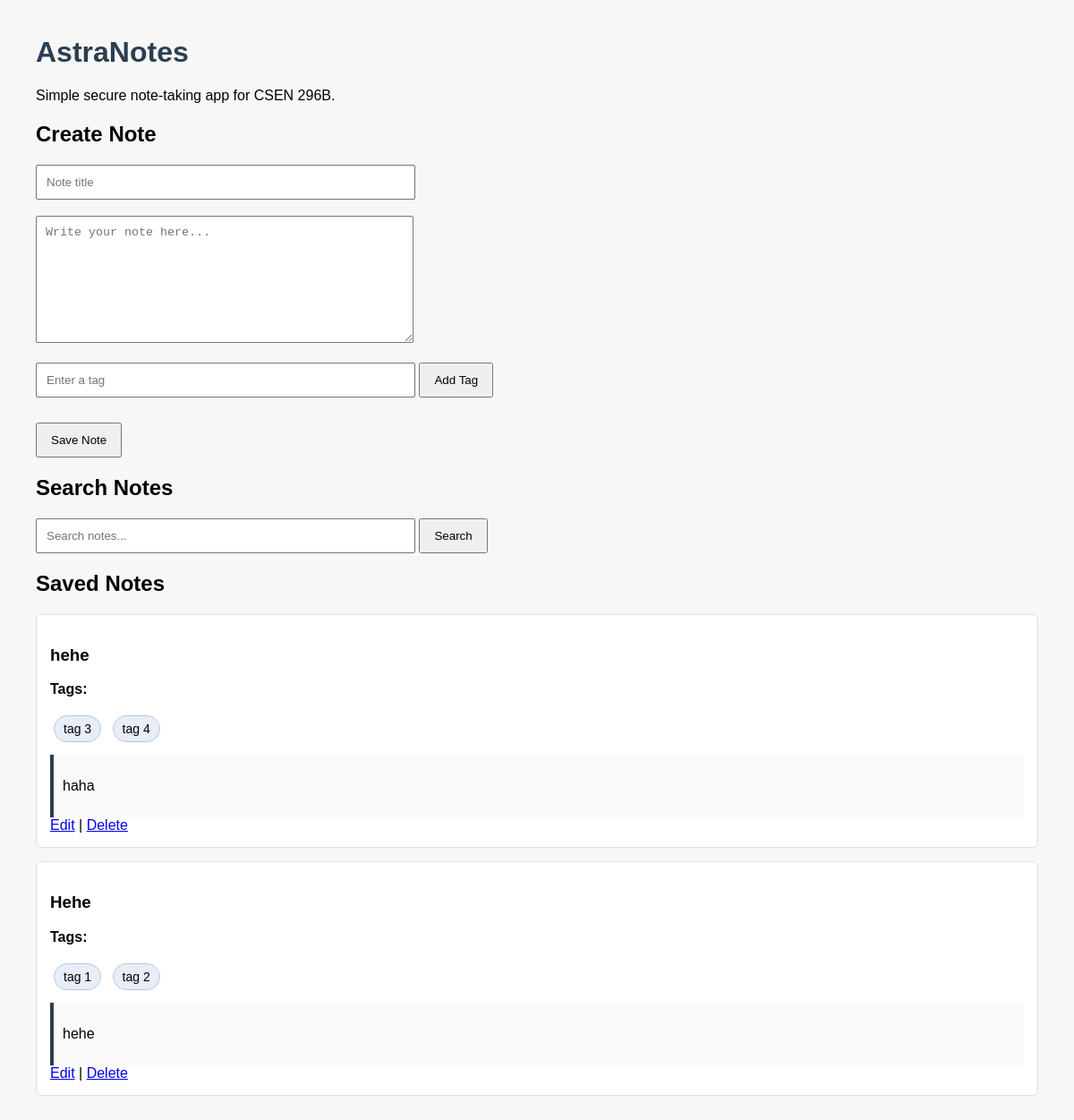
Before: / with the older database file.
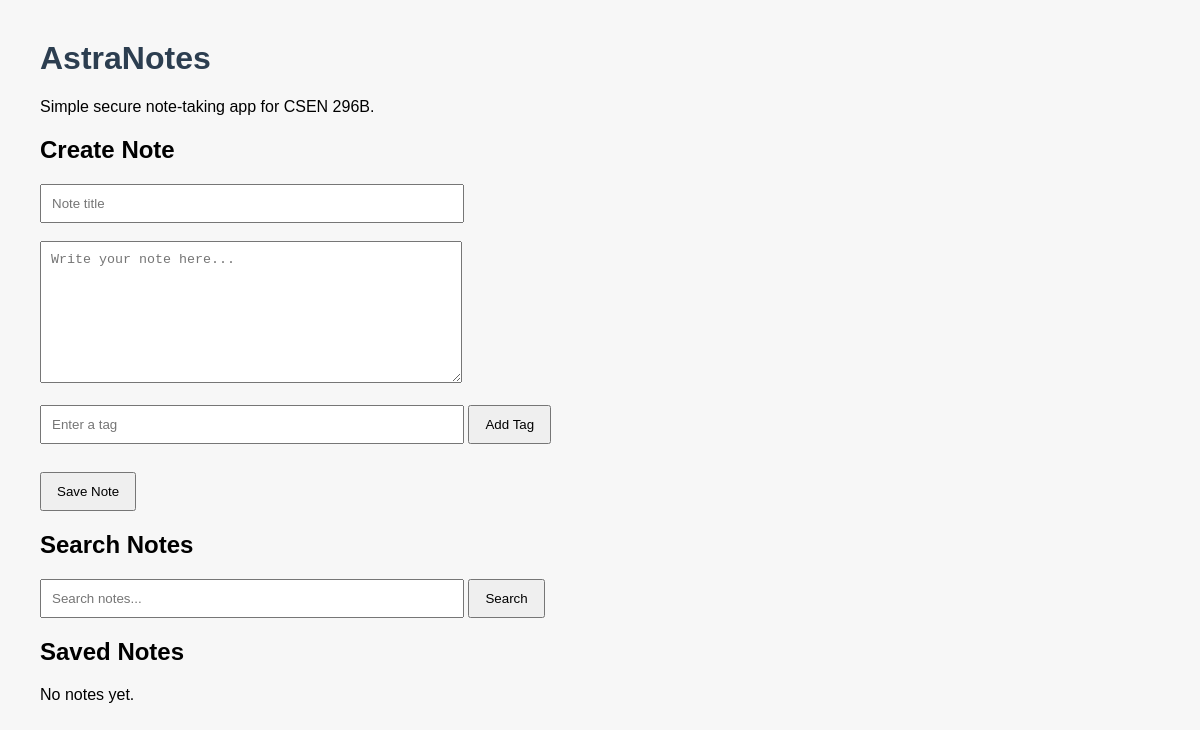
After: the same page with the newer database file.
### tables this page shows
CREATE TABLE notes (
            id INTEGER PRIMARY KEY AUTOINCREMENT,
            title TEXT NOT NULL,
            content TEXT NOT NULL
        , tags TEXT);

### src/app.py (the view, shortened to what this page needs)
@app.route("/")
def home():
    search_query = request.args.get("search", "")
    conn = get_db_connection()
    stored_notes = conn.execute("SELECT * FROM notes ORDER BY id DESC").fetchall()
    conn.close()
    processed_notes = []
    for note in stored_notes:
        note_dict = dict(note)
        decrypted_content = decrypt_text(note["content"])
        note_dict["content"] = decrypted_content
        note_dict["html_content"] = Markup(markdown.markdown(decrypted_content))
        processed_notes.append(note_dict)
    return render_template(
        "index.html",
        notes=processed_notes,
        search_query=search_query
    )

### src/app.py (called while the page is built)
def decrypt_text(encrypted_text):
    try:
        return cipher.decrypt(encrypted_text.encode()).decode()
    except Exception:
        return encrypted_text

def get_db_connection():
    conn = sqlite3.connect(DATABASE)
    conn.row_factory = sqlite3.Row
    return conn

### src/templates/index.html (shortened to what this page needs)
<!DOCTYPE html>
<html>
<head>
    <link rel="stylesheet" href="{{ url_for('static', filename='style.css') }}">
</head>
<body>
    <h1>AstraNotes</h1>
    <p>Simple secure note-taking app for CSEN 296B.</p>
    <h2>Create Note</h2>
    <form action="/add" method="POST">
        <input type="text" name="title" placeholder="Note title" required>
        <br><br>
        <textarea name="content" placeholder="Write your note here..." required></textarea>
        <br><br>
        <div class="tag-entry">
            <input type="text" id="tagInput" placeholder="Enter a tag">
            <button type="button" onclick="addTag()">Add Tag</button>
        </div>
        <br>
        <button type="submit">Save Note</button>
    </form>
    <h2>Search Notes</h2>
    <form method="GET" action="/">
        <input type="text" name="search" placeholder="Search notes..." value="{{ search_query }}">
        <button type="submit">Search</button>
    </form>
    <h2>Saved Notes</h2>
    {% for note in notes %}
    <div class="note">
        <h3>{{ note["title"] }}</h3>
        {% if note["tags"] %}
        <p><strong>Tags:</strong></p>
        {% if note["tags"] %}
        {% for tag in note["tags"].split(",") %}
        <span class="tag-chip">{{ tag }}</span>
        {% endfor %}
        {% else %}
        <p>No tags</p>
        {% endif %}
        {% endif %}
        <div class="markdown-preview">
            {{ note["html_content"] }}
        </div>
        <a href="{{ url_for('edit_note', note_id=note['id']) }}">Edit</a>
        |
        <a href="{{ url_for('delete_note', note_id=note['id']) }}">Delete</a>
    </div>
    {% else %}
    <p>No notes yet.</p>
    {% endfor %}
</body>
</html>

### src/static/style.css (style rules this page uses)
body { font-family: Arial, sans-serif; margin: 40px; background-color: #f7f7f7; }
h1 { color: #2c3e50; }
input, textarea { width: 400px; padding: 10px; }
textarea { height: 120px; }
button { padding: 10px 15px; cursor: pointer; }
.tag-entry { margin-bottom: 10px; }

Changed rows visible on the page:
removed notes: title "hehe", tag "tag 3" "tag 4", html_content "haha"
removed notes: title "Hehe", tag "tag 1" "tag 2", html_content "hehe"
Other visible differences:
text now shown: "No notes yet."
